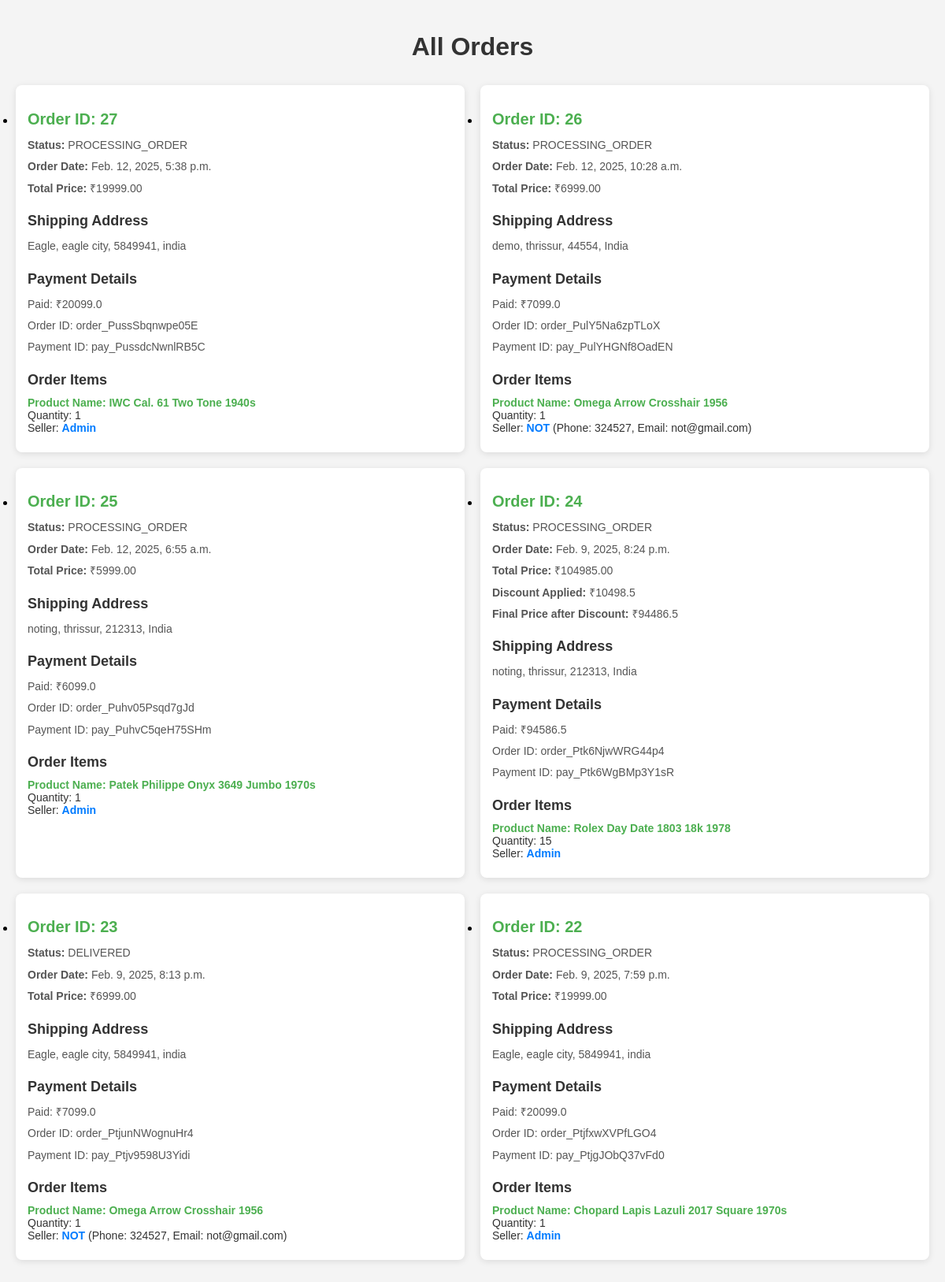
The page /adminview_orders on the database its author committed.
### cart/models.py (models this page shows)
class Order(models.Model):
    ORDER_STATUS_CHOICES = [
        ('ORDER_PLACED', 'Order Placed'),
        ('PROCESSING_ORDER', 'Processing Order'),
        ('QUALITY_CHECK', 'Quality Check'),
        ('DISPATCHED', 'Dispatched'),
        ('SHIPPED', 'Shipped'),
        ('OUT_FOR_DELIVERY', 'Out for Delivery'),
        ('DELIVERED', 'Delivered'),
    ]
    user_id = models.IntegerField()
    order_date = models.DateTimeField(auto_now_add=True)
    total_price = models.DecimalField(max_digits=10, decimal_places=2)
    payment_id = models.IntegerField()
    status = models.CharField(max_length=20,choices=ORDER_STATUS_CHOICES, default='ORDER_PLACED' )

class ShippingAddress(models.Model):
    user_details_id = models.IntegerField()
    address = models.CharField(max_length=255)
    city = models.CharField(max_length=100)
    postal_code = models.CharField(max_length=20)
    country = models.CharField(max_length=100)

class Payment(models.Model):
    user_id = models.IntegerField()
    amount = models.FloatField()
    razorpay_order_id = models.CharField(max_length=100, blank=True, null=True)
    razorpay_payment_id = models.CharField(max_length=100, blank=True, null=True)
    paid = models.BooleanField(default=False)

class OrderItem(models.Model):
    order_id = models.IntegerField()
    product_name = models.CharField(max_length=200)
    product_brand = models.CharField(max_length=100)
    product_price = models.FloatField()
    product_quantity = models.IntegerField(default=1)
    total_amount = models.FloatField()

### store/models.py (models this page shows)
class Product(models.Model):
    userid=models.CharField(max_length=12)
    watchimage = models.ImageField()
    watchname = models.CharField(max_length=200)
    watchbrand = models.CharField(max_length=100)
    watchprice = models.DecimalField(max_digits=10, decimal_places=2)
    watchdescription = models.TextField()
    stock_quantity = models.IntegerField()

### customer/models.py (models this page shows)
class UserDetails(models.Model):
    username = models.CharField(max_length=200)
    userphone = models.CharField(max_length=200)
    useremail = models.CharField(max_length=12)
    userpassword = models.CharField(max_length=200)

### watch/views.py (the view)
# urls.py: path('adminview_orders', views.adminview_orders, name='adminview_orders'),
def adminview_orders(request):
    orders = Order.objects.all().order_by('-order_date')
    order_details = []
    for order in orders:
        shipping_address = ShippingAddress.objects.filter(user_details_id=order.user_id).first()
        payment = Payment.objects.filter(id=order.payment_id).first()
        order_items = OrderItem.objects.filter(order_id=order.id)
        order_items_with_seller = []
        total_quantity = sum(item.product_quantity for item in order_items)
        discount_amount = 0.0
        if total_quantity > 7:
            discount_amount = float(order.total_price) * 0.1
        final_price = float(order.total_price) - discount_amount
        for item in order_items:
            product = Product.objects.filter(watchname=item.product_name).first()
            seller_name = seller_phone = seller_email = 'User not found'
            if product and product.userid:
                seller_id_or_username = product.userid
                if seller_id_or_username.isdigit():
                    seller = UserDetails.objects.filter(id=int(seller_id_or_username)).first()
                else:
                    seller = UserDetails.objects.filter(username=seller_id_or_username).first()
                if seller:
                    seller_name = seller.username
                    seller_phone = seller.userphone
                    seller_email = seller.useremail
                else:
                    seller_name = "Admin"
                    seller_phone = seller_email = None
            individual_price = float(item.total_amount) / float(item.product_quantity) if item.product_quantity > 0 else 0.0
            order_items_with_seller.append({'product_name': item.product_name,'quantity': item.product_quantity,'total_price': float(item.total_amount),'individual_price': individual_price,'product_image': product.watchimage.url if product and product.watchimage else None,'seller_name': seller_name,'seller_phone': seller_phone,'seller_email': seller_email})
        order_details.append({'order': order,'shipping_address': shipping_address,'payment': payment,'order_items': order_items_with_seller,'total_quantity': total_quantity,'discount_amount': discount_amount,'final_price': final_price})
    return render(request, 'adminview_orders.html', {'order_details': order_details})

### templates/adminview_orders.html (shortened to what this page needs)
<!DOCTYPE html>
<html lang="en">
<head>
    <link rel="stylesheet" href="/static/css/allproducts.css">
</head>
<body>
    <h1>All Orders</h1>
    <ul class="orders-list">
        {% for details in order_details %}
            <li class="order-item">
                <h2>Order ID: {{ details.order.id }}</h2>
                <p><strong>Status:</strong> {{ details.order.status }}</p>
                <p><strong>Order Date:</strong> {{ details.order.order_date }}</p>
                <p><strong>Total Price:</strong> ₹{{ details.order.total_price }}</p>
                {% if details.total_quantity > 7 %}
                    <p><strong>Discount Applied:</strong> ₹{{ details.discount_amount }}</p>
                    <p><strong>Final Price after Discount:</strong> ₹{{ details.final_price }}</p>
                {% endif %}
                <h3>Shipping Address</h3>
                {% if details.shipping_address %}
                    <p>{{ details.shipping_address.address }}, {{ details.shipping_address.city }},
                    {{ details.shipping_address.postal_code }}, {{ details.shipping_address.country }}</p>
                {% else %}
                    <p>No shipping address available</p>
                {% endif %}
                <h3>Payment Details</h3>
                {% if details.payment %}
                    <p>Paid: ₹{{ details.payment.amount }}</p>
                    <p>Order ID: {{ details.payment.razorpay_order_id }}</p>
                    <p>Payment ID: {{ details.payment.razorpay_payment_id }}</p>
                {% else %}
                    <p>No payment details available</p>
                {% endif %}
                <h3>Order Items</h3>
                <ul>
                    {% for item in details.order_items %}
                        <li>
                            <strong>Product Name: {{ item.product_name }}</strong> <br>
                            Quantity: {{ item.quantity }} <br>
                            Seller:
                            {% if item.seller_name != 'User not found' %}
                                <span class="seller">{{ item.seller_name }}</span>
                                {% if item.seller_name != 'Admin' %}
                                    (Phone: {{ item.seller_phone }}, Email: {{ item.seller_email }})
                                {% endif %}
                            {% else %}
                                No seller details available
                            {% endif %}
                        </li>
                    {% endfor %}
                </ul>
            </li>
        {% endfor %}
    </ul>
</body>
</html>

### static/css/allproducts.css (style rules this page uses)
body { font-family: Arial, sans-serif; background-color: #f4f4f4; margin: 0; padding: 20px; }
h1 { color: #333; text-align: center; margin-bottom: 30px; }
.orders-list { display: flex; flex-wrap: wrap; gap: 20px; justify-content: space-between; padding-left: 0; }
.order-item { background-color: #fff; border-radius: 8px; padding: 15px; box-shadow: 0 2px 8px rgba(0, 0, 0, 0.1); width: calc(50% - 10px); box-sizing: border-box; }
.order-item h2 { color: #4CAF50; font-size: 20px; margin-bottom: 10px; }
.order-item p { font-size: 14px; color: #555; line-height: 1.6; margin: 5px 0; }
.order-item h3 { color: #333; font-size: 18px; margin-top: 20px; margin-bottom: 10px; }
.order-item ul { list-style-type: none; padding-left: 0; }
.order-item li { font-size: 14px; color: #333; margin-bottom: 8px; }
.order-item li strong { color: #4CAF50; }
.seller { font-weight: bold; color: #007BFF; }

### rows shown on the page
Order: order.id "27", order.status "PROCESSING_ORDER", order.order_date "Feb. 12, 2025, 5:38 p.m.", order.total_price "19999.00", shipping_address.address "Eagle", shipping_address.city "eagle city", shipping_address.postal_code "5849941", shipping_address.country "india", payment.amount "20099.0", payment.razorpay_order_id "order_PussSbqnwpe05E", payment.razorpay_payment_id "pay_PussdcNwnlRB5C"
Product: product_name "IWC Cal. 61 Two Tone 1940s", quantity "1", seller_name "Admin", product_name "Patek Philippe Onyx 3649 Jumbo 1970s", product_name "Chopard Lapis Lazuli 2017 Square 1970s"
Order: order.id "26", order.status "PROCESSING_ORDER", order.order_date "Feb. 12, 2025, 10:28 a.m.", order.total_price "6999.00", shipping_address.address "demo", shipping_address.city "thrissur", shipping_address.postal_code "44554", shipping_address.country "India", payment.amount "7099.0", payment.razorpay_order_id "order_PulY5Na6zpTLoX", payment.razorpay_payment_id "pay_PulYHGNf8OadEN", quantity "1"
OrderItem: product_name "Omega Arrow Crosshair 1956"
UserDetails: seller_name "NOT" "NOT", seller_phone "324527" "324527", seller_email "not@gmail.com" "not@gmail.com"
Order: order.id "25", order.status "PROCESSING_ORDER", order.order_date "Feb. 12, 2025, 6:55 a.m.", order.total_price "5999.00", shipping_address.address "noting", shipping_address.city "thrissur", shipping_address.postal_code "212313", shipping_address.country "India", payment.amount "6099.0", payment.razorpay_order_id "order_Puhv05Psqd7gJd", payment.razorpay_payment_id "pay_PuhvC5qeH75SHm"
Order: order.id "24", order.status "PROCESSING_ORDER", order.order_date "Feb. 9, 2025, 8:24 p.m.", order.total_price "104985.00", discount_amount "10498.5", final_price "94486.5", shipping_address.address "noting", shipping_address.city "thrissur", shipping_address.postal_code "212313", shipping_address.country "India", payment.amount "94586.5", payment.razorpay_order_id "order_Ptk6NjwWRG44p4", payment.razorpay_payment_id "pay_Ptk6WgBMp3Y1sR", quantity "15", seller_name "Admin"
OrderItem: product_name "Rolex Day Date 1803 18k 1978"
Order: order.id "23", order.status "DELIVERED", order.order_date "Feb. 9, 2025, 8:13 p.m.", order.total_price "6999.00", shipping_address.address "Eagle", shipping_address.city "eagle city", shipping_address.postal_code "5849941", shipping_address.country "india", payment.amount "7099.0", payment.razorpay_order_id "order_PtjunNWognuHr4", payment.razorpay_payment_id "pay_Ptjv9598U3Yidi", quantity "1"
OrderItem: product_name "Omega Arrow Crosshair 1956"
Order: order.id "22", order.status "PROCESSING_ORDER", order.order_date "Feb. 9, 2025, 7:59 p.m.", order.total_price "19999.00", shipping_address.address "Eagle", shipping_address.city "eagle city", shipping_address.postal_code "5849941", shipping_address.country "india", payment.amount "20099.0", payment.razorpay_order_id "order_PtjfxwXVPfLGO4", payment.razorpay_payment_id "pay_PtjgJObQ37vFd0"
